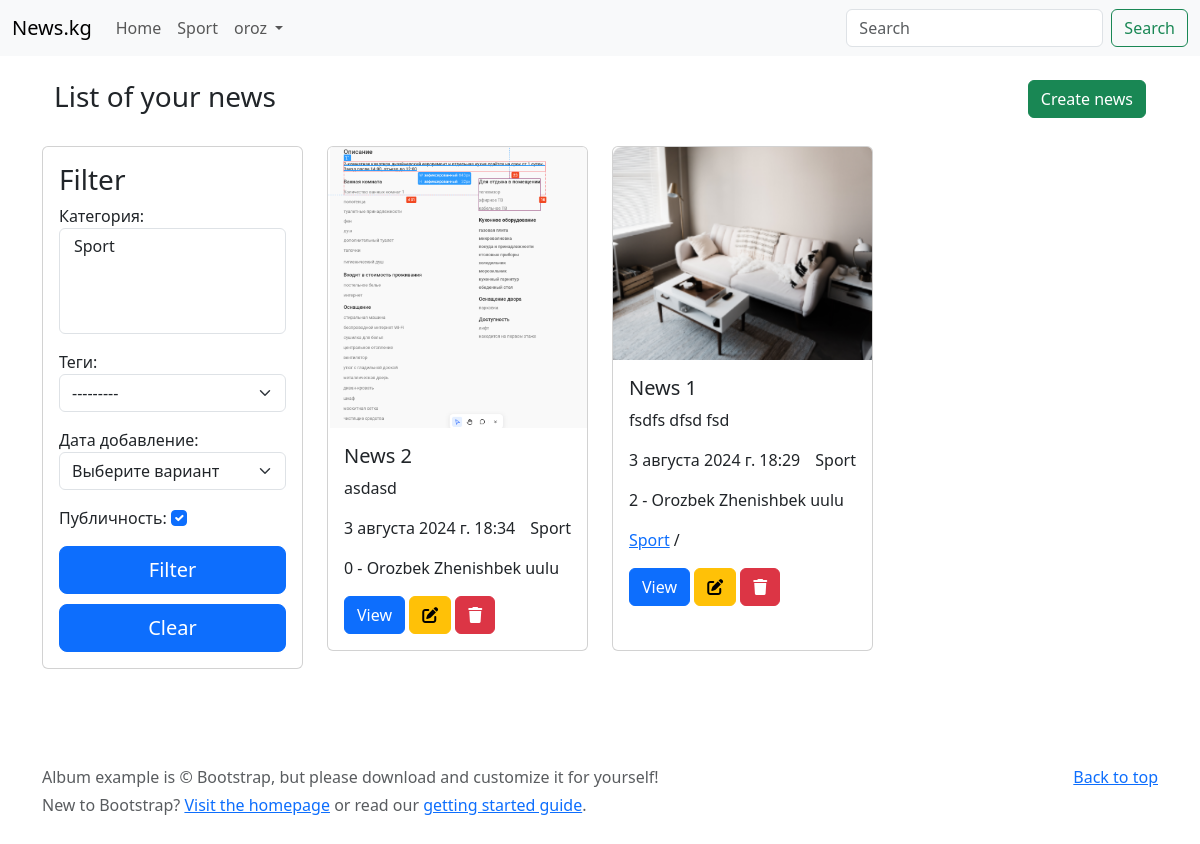
The app's page /workspace/?is_published=on (signed in), older data.
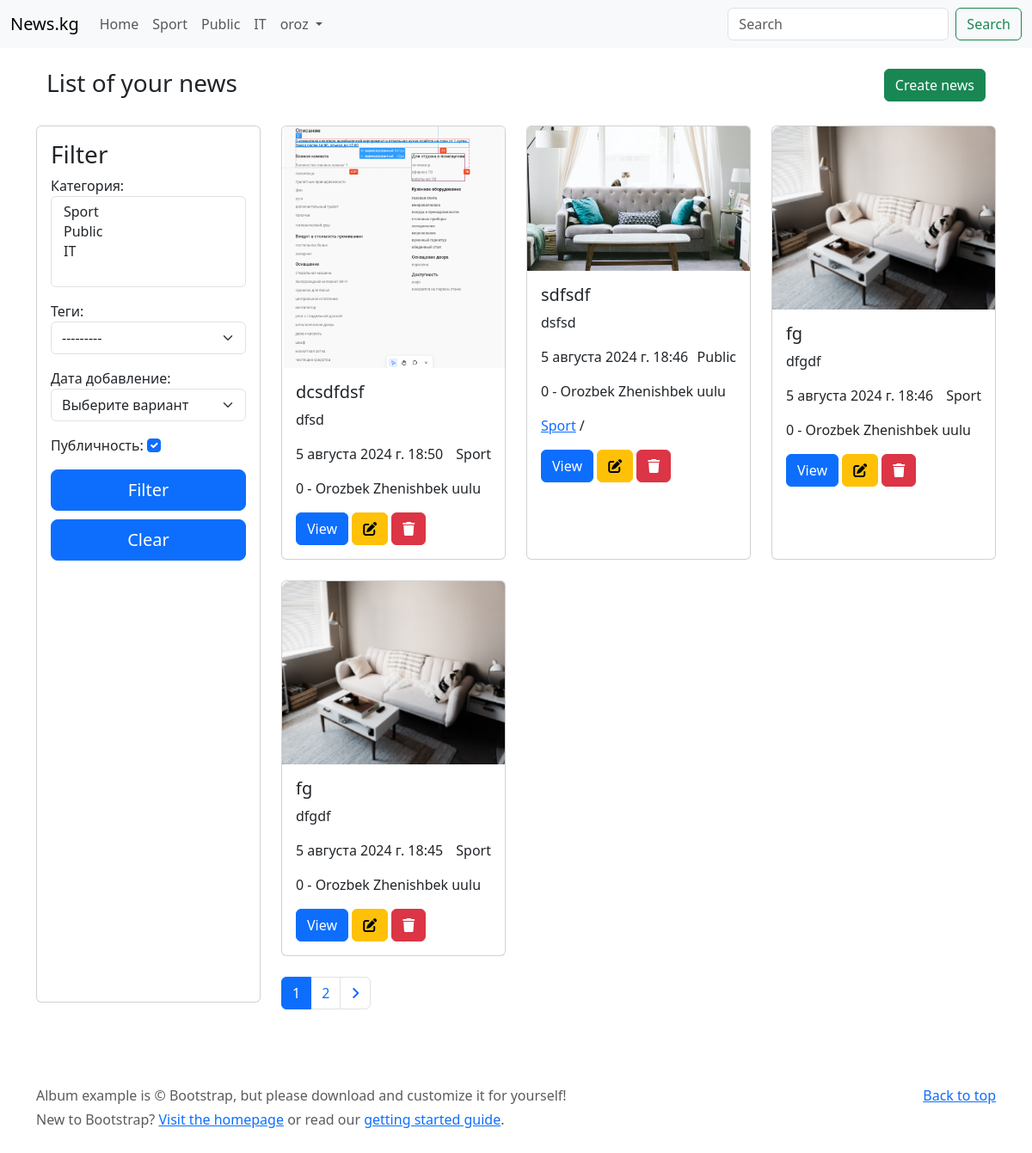
The same page, newer data.
### news/models.py (models this page shows, shortened)
class Category(models.Model):
    class Meta:
        verbose_name = 'категория'
        verbose_name_plural = 'категории'
    name = models.CharField(verbose_name='название', max_length=100)
    def __str__(self):
        return f'{self.name}'

class News(models.Model):
    class Meta:
        verbose_name = 'новость'
        verbose_name_plural = 'новости'
    name = models.CharField(verbose_name='название', max_length=100, validators=[min_length_validator])
    image = models.ImageField(verbose_name='изображение', upload_to=news_image_upload_to)
    category = models.ForeignKey(
        'news.Category', on_delete=models.PROTECT, related_name='news', verbose_name='категория')
    tags = models.ManyToManyField('news.Tag', related_name='news', verbose_name='теги')
    description = models.CharField(verbose_name='описание', max_length=300)
    content = models.TextField(verbose_name='контент')
    date = models.DateTimeField(verbose_name='дата добавление', auto_now_add=True)
    views = models.IntegerField(verbose_name='просмотры', default=0, validators=[MinValueValidator(0), MaxValueValidator(100000)])
    author = models.ForeignKey('auth.User', on_delete=models.CASCADE, related_name='news', verbose_name='автор')
    is_published = models.BooleanField(verbose_name='публичность', default=True)

class Tag(models.Model):
    class Meta:
        verbose_name = 'тег'
        verbose_name_plural = 'теги'
    name = models.CharField(verbose_name='название', max_length=100)
    def __str__(self):
        return f'{self.name}'

### workspace/views.py (the view)
# urls.py: path('workspace/', include('workspace.urls')),
@login_required(login_url="/workspace/login/")
def workspace(request):
    news = News.objects.filter(author=request.user).order_by("-date", "name")
    filterset = NewsFilter(data=request.GET, queryset=news)
    news = filterset.qs
    category_id = request.GET.get("category", 0)
    tags_id = request.GET.get("tags", 'tags=')
    date_id = request.GET.get("date", 'date=')
    is_published_id = request.GET.get("is_published", 'is_published=')
    arr = [
        ("category", category_id),
        ("tags", tags_id),
        ("date", date_id),
        ("is_published", is_published_id),
    ]
    obj = {}
    for i in arr:
        if i[1]:
            obj[i[0]] = i[1]
    text = ""
    for i in obj:
        if not text:
            text += f"?{i}={obj[i]}"
        else:
            text += f"&{i}={obj[i]}"
    if text:
        text += "&"
    page = int(request.GET.get("page", 1))
    page_size = int(request.GET.get("page_size", 4))
    pagin = Paginator(news, page_size)
    news = pagin.get_page(page)
    print(obj, text, "1111")
    return render(
        request,
        "workspace/index.html",
        {"news": news, "filterset": filterset, "obj": text},
    )

### news/templatetags/custom_tags.py (called while the page is built)
@register.simple_tag()
def get_categories():
    return Category.objects.all()

### templates/workspace/index.html (shortened to what this page needs)
{% extends 'base.html' %}
{% load static %}
{% block content %}
<div class="container d-flex justify-content-between mb-4">
    <h3>List of your news</h3>
    <div>
        <a href="{% url 'create_news' %}" class="btn btn-success">Create news</a>
    </div>
</div>
<div class="row">
    <div class="col-12 col-md-4 col-lg-3 mb-4">
        <div class="card h-100">
            <div class="card-body">
                <h3>Filter</h3>
                {% include "components/news_filter.html" %}
            </div>
        </div>
    </div>
    <div class="col-12 col-md-8 col-lg-9">
        <div class="row">
            {% for item in news %}
            <div class="col-lg-4 col-md-6 col-sm-6 col-12 mb-4">
                <div class="card h-100">
                    <img src="{{ item.image.url }}" class="card-img-top" alt="...">
                    <div class="card-body">
                        <h5 class="card-title">{{ item.name }}</h5>
                        <p class="card-text">{{ item.description }}</p>
                        <p class="d-flex justify-content-between">
                            <span>{{ item.date }}</span>
                            <span>{{ item.category.name }}</span>
                        </p>
                        <p>
                            {{ item.views }} - {{ item.author.first_name }} {{ item.author.last_name }}
                        </p>
                        <p>
                            {% for tag in item.tags.all %}
                            <a href="#">{{ tag.name }}</a> /
                            {% endfor %}
                        </p>
                        <div>
                            <a href="{% url 'detail_news' id=item.id %}" class="btn btn-primary">View</a>
                            <a href="{% url 'update_news' id=item.id %}" class="btn btn-warning">
                                <i class="fa-solid fa-pen-to-square"></i>
                            </a>
                            <a href="{% url 'delete_news' id=item.id %}" class="btn btn-danger">
                                <i class="fa-solid fa-trash"></i>
                            </a>
                        </div>
                    </div>
                </div>
            </div>
            {% endfor %}
        </div>
        {% if news.has_previous or news.has_next %}
        <nav>
            <ul class="pagination">
                {% for i in news.paginator.page_range %}
                {% if news.number == i %}
                <li class="page-item active">
                    <span class="page-link">{{ i }}</span>
                </li>
                {% else %}
                <li class="page-item">
                    <a class="page-link" href="{% if obj %}{{obj}}{% else %}?{% endif %}page={{ i }}">{{ i }}</a>
                </li>
                {% endif %}
                {% endfor %}
                {% if news.has_next %}
                <li class="page-item">
                    <a class="page-link" href="{% if obj %}{{obj}}{% else %}?{% endif %}page={{ news.next_page_number }}">
                        <i class="fa-solid fa-angle-right"></i>
                    </a>
                </li>
                {% endif %}
            </ul>
        </nav>
        {% endif %}
    </div>
</div>
{% endblock content %}

### templates/base.html (shortened to what this page needs)
{% load static %}
<!doctype html>
<html lang="en">
<head>
    <link href="https://cdn.jsdelivr.net/npm/bootstrap@5.3.3/dist/css/bootstrap.min.css" rel="stylesheet"
>
    <link rel="stylesheet" href="{% static 'css/style.css' %}">
    <link rel="stylesheet" href="https://cdnjs.cloudflare.com/ajax/libs/font-awesome/6.5.2/css/all.min.css" />
</head>
<body>
    {% include 'components/nav.html' %}
    <main class="container py-4">
        {% block content %}{% endblock content %}
    </main>
    {% include 'components/footer.html' %}
</body>
</html>

### templates/components/nav.html (shortened to what this page needs)
<nav class="navbar navbar-expand-lg bg-body-tertiary">
    <div class="container-fluid">
        <a class="navbar-brand" href="{% url 'main' %}">News.kg</a>
        <div class="collapse navbar-collapse" id="navbarSupportedContent">
            <ul class="navbar-nav me-auto mb-2 mb-lg-0">
                <li class="nav-item">
                    <a class="nav-link" aria-current="page" href="{% url 'main' %}">Home</a>
                </li>
                {% include 'components/nav_categories.html' %}
                {% if request.user.is_authenticated %}
                    <li class="nav-item dropdown">
                        <a class="nav-link dropdown-toggle" href="#" role="button" data-bs-toggle="dropdown" aria-expanded="false">
                            {{ request.user.username }}
                        </a>
                    </li>
                {% endif %}
            </ul>
            <form action="{% url 'main' %}" class="d-flex" role="search">
                <input class="form-control me-2" value="{{ request.GET.search }}" name="search" type="search" placeholder="Search" aria-label="Search">
                <button class="btn btn-outline-success" type="submit">Search</button>
            </form>
        </div>
    </div>
</nav>

### templates/components/nav_categories.html
{% load custom_tags %}
{% get_categories as categories %}
{% for category in categories %}
    <li class="nav-item">
        <a class="nav-link" href="{% url 'main' %}?category={{ category.id }}">{{ category.name }}</a>
    </li>
{% endfor %}

### templates/components/news_filter.html
<form action="">
    {{ filterset.form.as_p }}
    <div>
        <button type="submit" class="btn btn-primary w-100 d-block btn-lg">Filter</button>
        <button type="reset" class="btn btn-primary w-100 btn-lg d-block" style="margin-top: 10px;">Clear</button>
    </div>
</form>

### templates/components/footer.html
<footer class="text-muted py-5">
    <div class="container">
        <p class="float-end mb-1">
            <a href="#">Back to top</a>
        </p>
        <p class="mb-1">Album example is &copy; Bootstrap, but please download and customize it for yourself!</p>
        <p class="mb-0">New to Bootstrap? <a href="/">Visit the homepage</a> or read our <a
                href="/docs/5.0/getting-started/introduction/">getting started guide</a>.</p>
    </div>
</footer>

### static/css/style.css (style rules this page uses)
main { min-height: 70vh; }

Row changes from the older to the newer data that the page shows:
no longer on this page (row edited): News: image (picture), name "News 2", description "asdasd", date "3 августа 2024 г. 18:34", category.name "Sport", views "0", author.first_name "Orozbek", author.last_name "Zhenishbek uulu"
no longer on this page (row unchanged): News: image (picture), name "News 1", description "fsdfs dfsd fsd", date "3 августа 2024 г. 18:29", category.name "Sport", views "2", author.first_name "Orozbek", author.last_name "Zhenishbek uulu", Tag (name "Sport")
added Category: name "Public"
added Category: name "IT"
added News: image (picture), name "dcsdfdsf", description "dfsd", date "5 августа 2024 г. 18:50", category.name "Sport", views "0", author.first_name "Orozbek", author.last_name "Zhenishbek uulu"
added News: image (picture), name "sdfsdf", description "dsfsd", date "5 августа 2024 г. 18:46", category.name "Public", views "0", author.first_name "Orozbek", author.last_name "Zhenishbek uulu", Tag (name "Sport")
added News: image (picture), name "fg", description "dfgdf", date "5 августа 2024 г. 18:46", category.name "Sport", views "0", author.first_name "Orozbek", author.last_name "Zhenishbek uulu"
added News: image (picture), name "fg", description "dfgdf", date "5 августа 2024 г. 18:45", category.name "Sport", views "0", author.first_name "Orozbek", author.last_name "Zhenishbek uulu"
Text that changed along with them:
form field category: "Sport" → "Sport / Public / IT"
new list line: "1"
new list line: "2"
